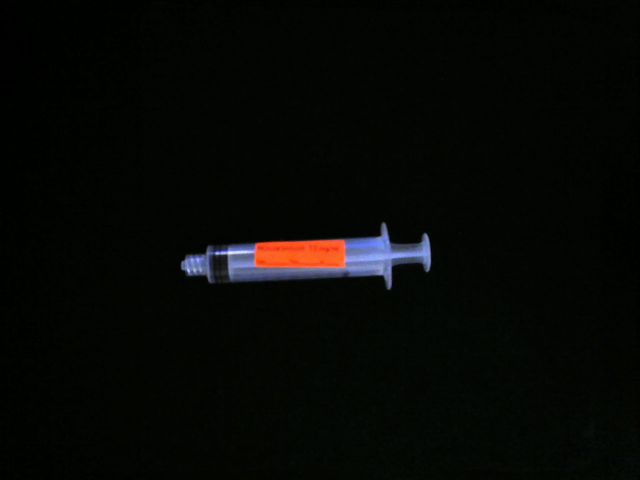
//> input picture stills/image46.png, 1280 x 960 px, given in place of the camera (shown at 1/2 size)
$ ./ocrVout   (built with g++ and OpenCV 4)
//> lines starting //> are read from the running program, lines starting //| are printed output that depends on the picture; after the words box and inside, x2 and y2 are one past the last pixel; in counts of white or black regions, pixels touching at a corner belong together
#include "opencv2/imgcodecs.hpp"
#include "opencv2/highgui.hpp"
#include "opencv2/imgproc.hpp"
#include <stdio.h>
#include <stdlib.h>
#include <iostream>
#include <fstream>
#include <vector>

#include <opencv2/core/core.hpp>
#include <opencv2/highgui/highgui.hpp>

using namespace cv;
using namespace std;

// See www.asciitable.com
#define ESCAPE_KEY (27)
#define SYSTEM_ERROR (-1)

int main(int argc, char** argv)
{
//begins with generic io setup for OpenCV frame capturing, video writing and label output in csv format
   const char* default_file = "0";
   const char* output_file = "vout.csv";
   const char* filename = argc >=2 ? argv[1] : default_file;
   const char* out_filename = argc >=3 ? argv[2] : output_file;
   ofstream outfile;
   outfile.open(out_filename);
   VideoCapture cap;
   int waitval = 1;
   if (*filename == '0') {
     cap.open(0);
   } else {
     cap.open(filename);
   }

   VideoWriter vout;
   Size S = Size((int) cap.get(CAP_PROP_FRAME_WIDTH),    // Acquire input size
                  (int) cap.get(CAP_PROP_FRAME_HEIGHT));

   vout.open(argv[3], VideoWriter::fourcc('H','2','6','4'), 10, Size(1280,800), true);


//setup mats for various transforms
   Mat src, roisrc, srcSegSum, prevroi, srcclone, dst, gray,threshed,canned,subshow, matPr;
//flags to keep track of medication label detections per frame
   bool hadRoc=0,hadProp=0,hadPhen=0,hadLid=0,hadOd=0,hadDex=0;

//before looping and processing, skip very first frame to use it as the first previous frame
   cap.read(src);
//> src is the input picture: 960 rows x 1280 cols, CV_8UC3; mean B, G, R 5, 7.6, 5.8
   if(src.empty())
   {
     return 0;
   }
   dst = src.clone();
   cvtColor(dst, gray, COLOR_BGR2GRAY);
   Canny(gray, canned, 35, 70);
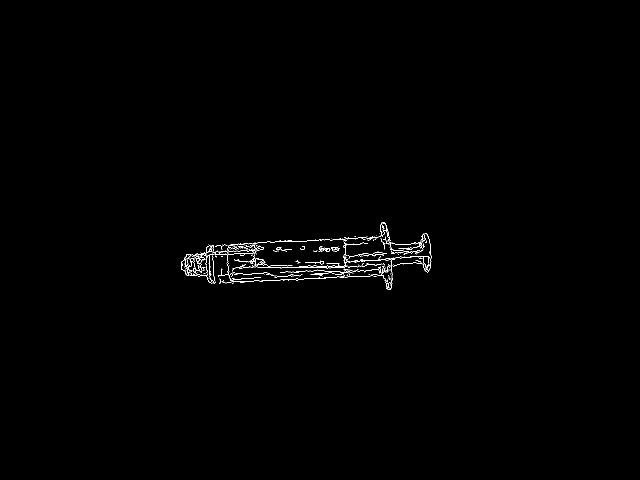
//> canned: 960 rows x 1280 cols, CV_8UC1 (shown at 1/2 size); 0.45% white in thin lines or dots, all inside (x1, y1, x2, y2) = (362, 444, 863, 580)
   int cnt=0,circnt=0;

//begin main loop
   while (1)
   {
      cnt++;
      cap.read(src);
      if(src.empty())
      {
        break;
      }

      srcclone = src.clone();
//set region of interest as cloned frame
      roisrc = srcclone(Rect(150,75,768,880));
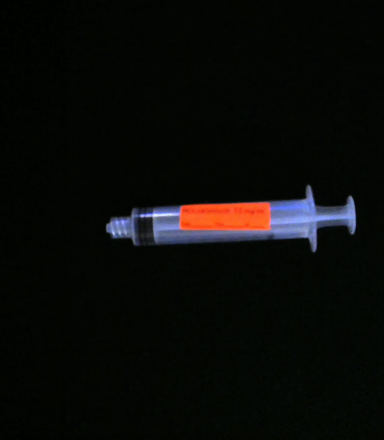
//> roisrc: 880 rows x 768 cols, CV_8UC3 (shown at 1/2 size); mean B, G, R 8, 10.2, 9.2
//setup frame to highlight detected pixels
      matPr = roisrc.clone();

//current and previous color values in float for ratio comparisons
      float bval=0,gval=0,rval=0,bval2=0,gval2=0,rval2=0;

//rowbuffer in pixels for white label circle detection to skip as syringe labels will always be farther apart than this
      int rowbuff = 75;

//setup white label top right x and y variables
      int W1x=0,W1y=0;

//counts for each pixel type
      int countR=0,countPr=0,countPh=0,countL=0,countW=0;

//flags for existing detections
      bool hasRoc=0,hasProp=0,hasPhen=0,hasLid=0,hasOd=0,hasDex=0;

//skip first frame to setup previous for frame differencing
      if(cnt>1)
      {

//loop through every pixel or until a new medication label is detected
      for(int j=0;j<roisrc.rows; j++)
      {
        for(int i=0;i<roisrc.cols; i++)
        {

//get values for current and previous frames
           bval = (float)roisrc.at<Vec3b>(j,i)[0];
           gval = (float)roisrc.at<Vec3b>(j,i)[1];
           rval = (float)roisrc.at<Vec3b>(j,i)[2];
           bval2 = (float)prevroi.at<Vec3b>(j,i)[0];
           gval2 = (float)prevroi.at<Vec3b>(j,i)[1];
           rval2 = (float)prevroi.at<Vec3b>(j,i)[2];

//check if there is difference between current and previous frame
           if(abs(bval-bval2) < 30 && abs(gval-gval2) < 30 && abs(gval-gval2) < 30)
           {

//check for yellow colors where red is highest followed closely by green with almost no blue
           if ( (rval > 96) && (rval-bval > rval/3) && (bval < 32)  && (gval < rval * 9 / 10) && (gval > 3 * rval / 5) )
           {
             countPr++;
             matPr.at<Vec3b>(j,i)[0]=0; matPr.at<Vec3b>(j,i)[1]=155; matPr.at<Vec3b>(j,i)[2]=255;
             if(!hasProp && !hadProp && countPr > 1000)
             {
               hasProp=1;
               hadProp=1;
               outfile << "Propofol" << "," << cap.get(CAP_PROP_POS_MSEC) << endl;
             }
           }
//check for mostly red color
           else if ( (rval > 224) && (bval < 64) && (gval < 96) )
           {
             countR++;
             matPr.at<Vec3b>(j,i)[0]=0; matPr.at<Vec3b>(j,i)[1]=0; matPr.at<Vec3b>(j,i)[2]=255;
             if(!hasRoc && !hadRoc && countR > 1000)
             {
               hasRoc=1;
               hadRoc=1;
               outfile << "Rocuronium" << "," << cap.get(CAP_PROP_POS_MSEC) << endl;
             }
           }
//check for light purple where most values are high and green is 1/2-3/4 of red
           else if ( (rval > 128) && (bval > 128) && (gval < 3 * rval / 4) && (gval > rval / 2) )
           {
             countPh++;
             matPr.at<Vec3b>(j,i)[0]=255; matPr.at<Vec3b>(j,i)[1]=155; matPr.at<Vec3b>(j,i)[2]=224;
             if(!hasPhen && !hadPhen && countPh > 1000)
             {
               hasPhen=1;
               hadPhen=1;
               outfile << "Phenylephrine" << "," << cap.get(CAP_PROP_POS_MSEC) << endl;
             }
           }
//check for non-color values (gray and white)
           else if ( (abs(rval-gval) < 20) && (abs(rval-bval) < 20) && (abs(gval-bval) < 20) )
           {
//check for gray
             if ( (rval > 48) && (gval > 48) && (bval > 48) && (rval < 80) && (gval < 80) && (bval < 80) )
             {
               countL++;
               matPr.at<Vec3b>(j,i)[0]=0; matPr.at<Vec3b>(j,i)[1]=255; matPr.at<Vec3b>(j,i)[2]=0;
               if(!hasLid && !hadLid && countL > (hadProp*3000+hadRoc*3000+hadPhen*3000+hadDex*3000+hadOd*3000+3000))
               {
                 hasLid=1;
                 hadLid=1;
                 outfile << "Lidocaine" << "," << cap.get(CAP_PROP_POS_MSEC) << endl;
               }
             }
//check for white
             else if ( (rval > 175) && (gval > 175) && (bval > 175) )
             {
//only count if first label threshold is not met or if haven't skipped down to next reasonable label row (rowbuff)
               if( W1x==0 || j > W1y + rowbuff)
               {
                 countW++;
               }
               matPr.at<Vec3b>(j,i)[0]=255; matPr.at<Vec3b>(j,i)[1]=0; matPr.at<Vec3b>(j,i)[2]=0;
//first text white label threshold
               if(W1x==0 && countW > 500)
               {
                 W1x=i;
                 W1y=j;

               }
//second text white label threshold does not need circle check as both types are now present
               else if(countW > 1000)
               {
                 if(!hasOd && !hadOd)
                 {
                   hasOd=1;
                   hadOd=1;
                   outfile << "Odanestron" << "," << cap.get(CAP_PROP_POS_MSEC) << endl;
                 }
                 if(!hasDex && !hadDex)
                 {
                   hasDex=1;
                   hadDex=1;
                   outfile << "Dexamethasone" << "," << cap.get(CAP_PROP_POS_MSEC) << endl;
                 }
               }
             }
           }
           }
           else
           {
               matPr.at<Vec3b>(j,i)[0]=0; matPr.at<Vec3b>(j,i)[1]=0; matPr.at<Vec3b>(j,i)[2]=0;
           }
        }
      }
      }
//if no new medications were detected then check counts to see if one was removed
      if (!hasProp && !hasRoc && !hasPhen && !hasLid && !hasOd && !hasDex)
      {
        if(hadProp && countPr <= 1000)
        {
          hadProp=0;
          outfile << "Propofol" << "," << cap.get(CAP_PROP_POS_MSEC) << endl;
        }
        else if(hadRoc && countR <= 1000)
        {
          hadRoc=0;
          outfile << "Rocuronium" << "," << cap.get(CAP_PROP_POS_MSEC) << endl;
        }
        else if(hadPhen && countPh <= 1000)
        {
          hadPhen=0;
          outfile << "Phenylephrine" << "," << cap.get(CAP_PROP_POS_MSEC) << endl;
        }
        else if(hadLid && countL < (hadProp*3000+hadRoc*3000+hadPhen*3000+hadDex*3000+hadOd*3000+3000))
        {
          hadLid=0;
          outfile << "Lidocaine" << "," << cap.get(CAP_PROP_POS_MSEC) << endl;
        }
        else if(countW <= 500)
        {
          if(hadDex)
          {
            hadDex=0;
            outfile << "Dexamethasone" << "," << cap.get(CAP_PROP_POS_MSEC) << endl;
          }
          if(hadOd)
          {
            hadOd=0;
            outfile << "Odanestron" << "," << cap.get(CAP_PROP_POS_MSEC) << endl;
          }
        }
//if only one white label left check for circles to determine which exists
        else if(countW <= 1000 && ( (!hadOd && !hadDex) || (hadOd && hadDex) || (hadDex && !hadOd) ) )
        {
          dst = srcclone(Rect(W1x,W1y,300,150));
          pyrUp(dst,dst,Size(dst.cols*2,dst.rows*2));
          pyrUp(dst,dst,Size(dst.cols*2,dst.rows*2));
          cvtColor(dst, gray, COLOR_BGR2GRAY);
          GaussianBlur(gray, gray, Size(7, 7), 0);
          vector<Vec3f> circles;
          Canny(gray, canned, 35, 70);
          HoughCircles(gray, circles, HOUGH_GRADIENT, 1, gray.rows/32, 70, 20, 20, 35);
          circnt+=circles.size();
          for( size_t i = 0; i < circles.size(); i++ )
          {
            Point center(cvRound(circles[i][0]), cvRound(circles[i][1]));
            int radius = cvRound(circles[i][2]);
            circle( dst, center, radius, Scalar(0,0,255), 3, 8, 0 );
            if(i < 3)
            {
              putText(dst, to_string(radius), Point(100*(i+1),100), FONT_HERSHEY_COMPLEX_SMALL, 3, Scalar(0,0,255), 3, LINE_AA);
            }
          }
          if(circles.size() > 0)
          {
            if(hadDex)
            {
            hadDex=0;
            outfile << "Dexamethasone" << "," << cap.get(CAP_PROP_POS_MSEC) << endl;
            }
            if(!hadOd)
            {
            hadOd=1;
            outfile << "Odanestron" << "," << cap.get(CAP_PROP_POS_MSEC) << endl;
            }
          }
          else
          {
            if(!hadDex)
            {
            hadDex=1;
            outfile << "Dexamethasone" << "," << cap.get(CAP_PROP_POS_MSEC) << endl;
            }
            if(hadOd)
            {
            hadOd=0;
            outfile << "Odanestron" << "," << cap.get(CAP_PROP_POS_MSEC) << endl;
            }
          }
        }
      }

//put names of medications that were detected on current frame
      if(hadRoc) {
        putText(src, "Rocuronium", Point(30,100), FONT_HERSHEY_COMPLEX_SMALL, 0.8, Scalar(0,0,255), 1, LINE_AA);
      }
      if(hadProp) {
        putText(src, "Propofol", Point(30,50), FONT_HERSHEY_COMPLEX_SMALL, 0.8, Scalar(0,0,255), 1, LINE_AA);
      }
      if(hadPhen) {
        putText(src, "Phenylephrine", Point(30,150), FONT_HERSHEY_COMPLEX_SMALL, 0.8, Scalar(0,0,255), 1, LINE_AA);
      }

      if(hadLid) {
        putText(src, "Lidocaine", Point(30,200), FONT_HERSHEY_COMPLEX_SMALL, 0.8, Scalar(0,0,255), 1, LINE_AA);
      }

      if(hadOd) {
        putText(src, "Odanestron", Point(30,250), FONT_HERSHEY_COMPLEX_SMALL, 0.8, Scalar(0,0,255), 1, LINE_AA);
      }

      if(hadDex) {
        putText(src, "Dexamethasone", Point(30,300), FONT_HERSHEY_COMPLEX_SMALL, 0.8, Scalar(0,0,255), 1, LINE_AA);
      }

//combine and display original frame, frame with colors highlighted, frame with zoomed in label and circles and canny version of zoomed in label
      srcSegSum = matPr.clone();
      Mat colorcanned,resizedsrc, resizedseg, expanddst, expandcanned;
      Mat combinedh1,combinedh2,combinedv;
      cvtColor(canned, colorcanned, COLOR_GRAY2BGR);
      resize(dst,expanddst,Size(640,320));
      resize(colorcanned,expandcanned,Size(640,320));
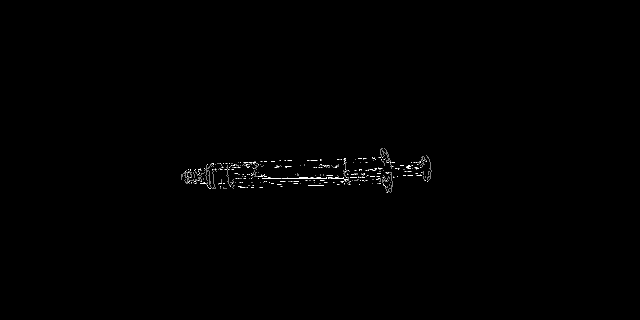
//> expandcanned: 320 rows x 640 cols, CV_8UC3; min 0, max 255, mean 1.2
      resize(src,resizedsrc,Size(640,480));
      resize(srcSegSum,resizedseg,Size(640,480));
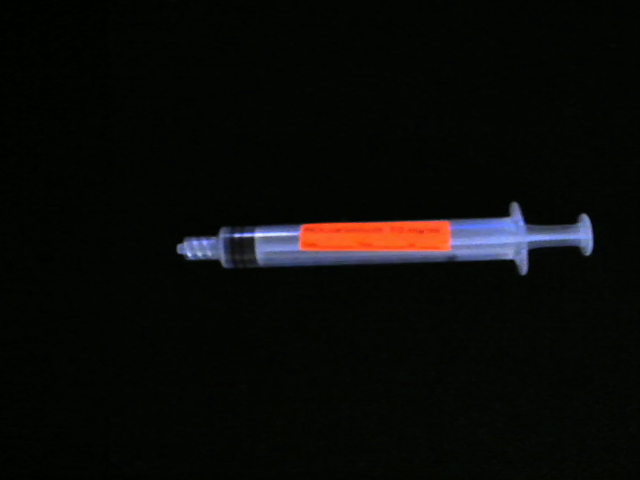
//> resizedseg: 480 rows x 640 cols, CV_8UC3; mean B, G, R 8, 10.2, 9.2
      hconcat(resizedsrc,resizedseg,combinedh1);
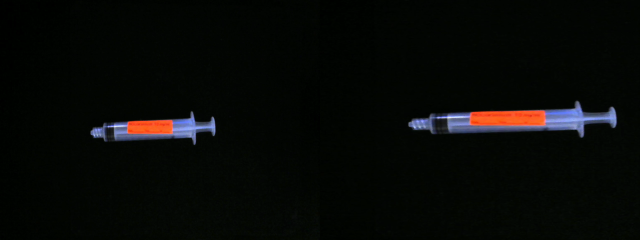
//> combinedh1: 480 rows x 1280 cols, CV_8UC3 (shown at 1/2 size); mean B, G, R 6.5, 8.9, 7.5
      hconcat(expanddst,expandcanned,combinedh2);
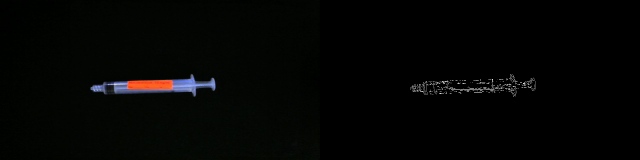
//> combinedh2: 320 rows x 1280 cols, CV_8UC3 (shown at 1/2 size); mean B, G, R 3.1, 4.4, 3.5
      vconcat(combinedh1,combinedh2,combinedv);
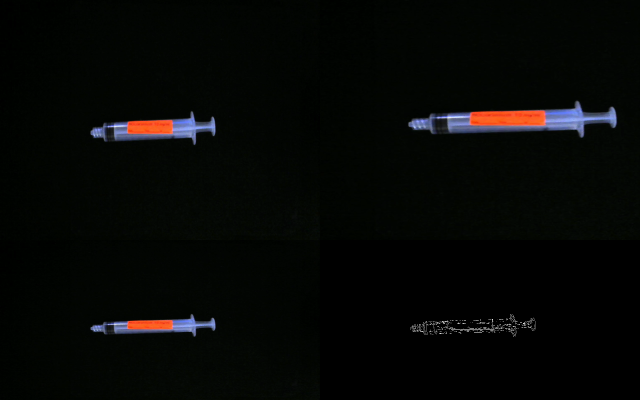
//> combinedv: 800 rows x 1280 cols, CV_8UC3 (shown at 1/2 size); mean B, G, R 5.2, 7.1, 5.9

      vout.write(combinedv);

//store previous frame for differencing
      prevroi = roisrc.clone();
   }
   outfile.close();
   vout.release();
}

$ run again, on stills/image53.png
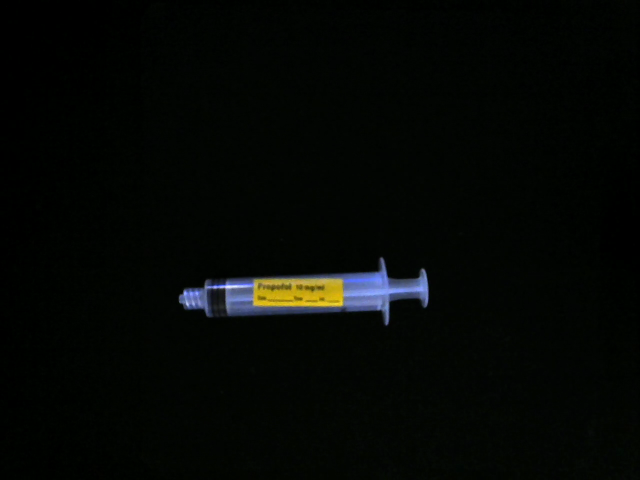
//> input picture stills/image53.png, 1280 x 960 px, given in place of the camera (shown at 1/2 size)
//> src is the input picture: 960 rows x 1280 cols, CV_8UC3; mean B, G, R 4.4, 7, 4.5
//> `Canny(gray, canned, 35, 70);`:
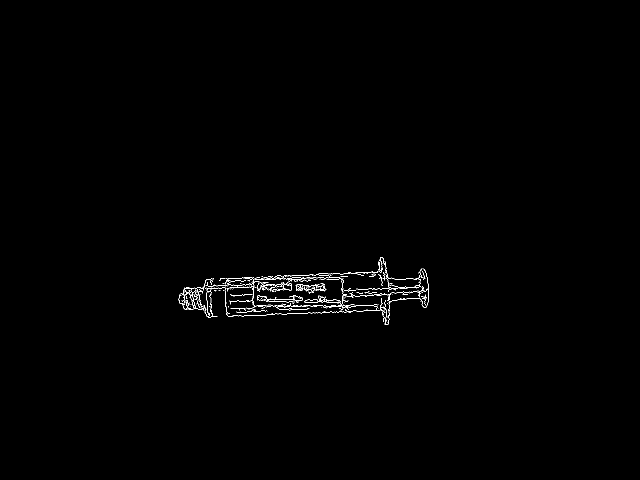
//> canned: 960 rows x 1280 cols, CV_8UC1 (shown at 1/2 size); 0.46% white in thin lines or dots, all inside (x1, y1, x2, y2) = (357, 514, 858, 650)
//> `vconcat(combinedh1,combinedh2,combinedv);`:
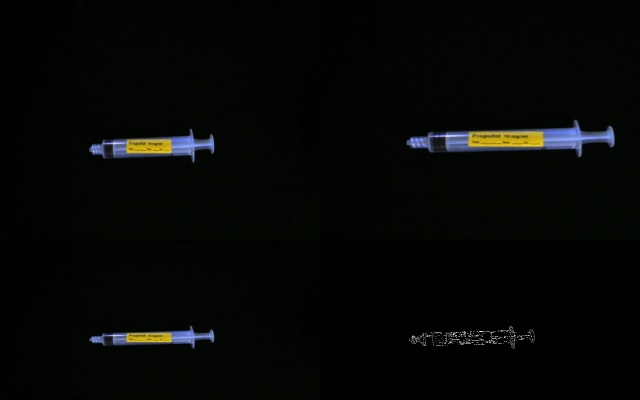
//> combinedv: 800 rows x 1280 cols, CV_8UC3 (shown at 1/2 size); mean B, G, R 4.6, 6.8, 4.7
